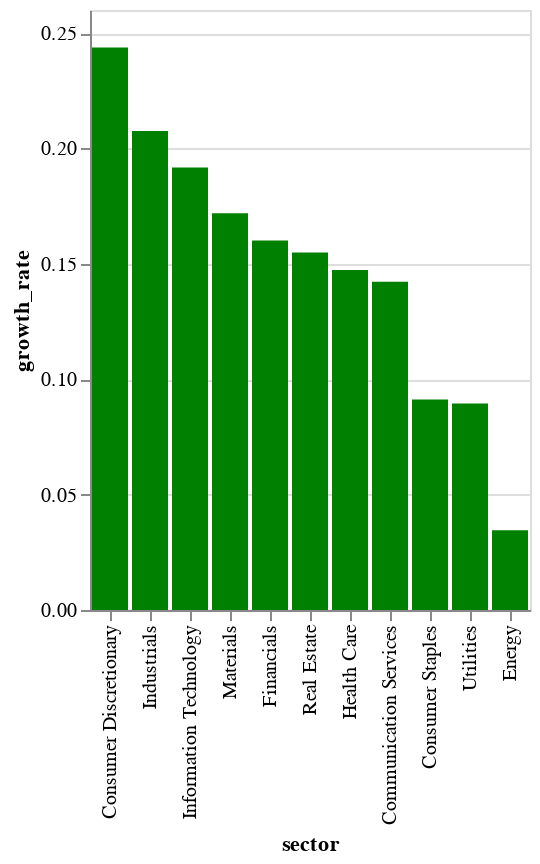

The notebook cell saved with this chart:
### Code cell
bar_chart(90)

### Figure 1 — Vega-Lite specification as saved in the notebook (floating-point values rounded to 4 significant figures)
{"config": {"view": {"continuousWidth": 400, "continuousHeight": 300}}, "data": {"name": "data-7b4fe3b080abc629d0479274f070cf06"}, "mark": "bar", "encoding": {"color": {"condition": {"value": "green", "test": "(datum.growth_rate > 0)"}, "value": "red"}, "x": {"field": "sector", "sort": "-y", "type": "nominal"}, "y": {"field": "growth_rate", "type": "quantitative"}}, "$schema": "https://vega.github.io/schema/vega-lite/v4.17.0.json", "datasets": {"data-7b4fe3b080abc629d0479274f070cf06": [{"sector": "Industrials", "growth_rate": 0.2076}, {"sector": "Health Care", "growth_rate": 0.1474}, {"sector": "Information Technology", "growth_rate": 0.1918}, {"sector": "Communication Services", "growth_rate": 0.1423}, {"sector": "Consumer Staples", "growth_rate": 0.09126}, {"sector": "Consumer Discretionary", "growth_rate": 0.2438}, {"sector": "Utilities", "growth_rate": 0.08952}, {"sector": "Financials", "growth_rate": 0.1601}, {"sector": "Materials", "growth_rate": 0.172}, {"sector": "Real Estate", "growth_rate": 0.1549}, {"sector": "Energy", "growth_rate": 0.03461}]}}
